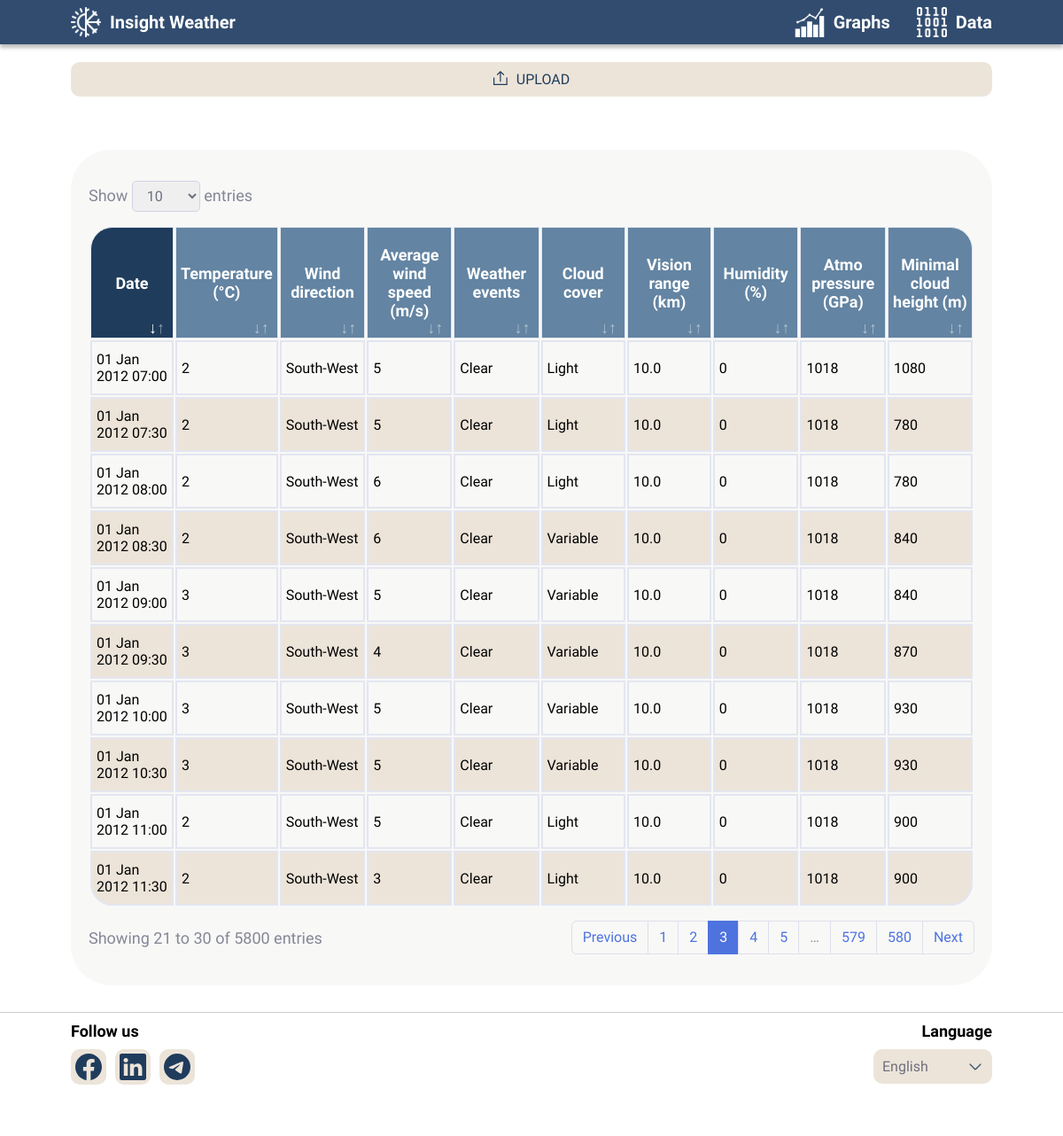
Page /data/raw/Lviv?page=3 on the committed database.
### main/models.py (models this page shows, shortened)
class Data(models.Model):
    date = models.DateTimeField('Дата і Час спостереження', unique=True)
    temperature = models.IntegerField('Температура повітря °C')
    direction = models.ForeignKey(Direction, on_delete=models.CASCADE)
    velocity = models.IntegerField('Середня швидкість вітру', validators=[MinValueValidator(0)])
    weather_code = models.CharField('Код погоди', max_length=20, default="CL")
    cloud_amount = models.IntegerField('Кількість хмар', null=True, validators=[
        MaxValueValidator(10),
        MinValueValidator(0)
    ])
    visibility_range = models.FloatField('Дальність видимості', validators=[MinValueValidator(0)])
    humidity = models.IntegerField('Відносна вологість повітря', validators=[
        MaxValueValidator(100),
        MinValueValidator(0)
    ])
    atmo_pressure = models.IntegerField('Атмосферний тиск', validators=[MinValueValidator(0)])
    lower_cloud_limit = models.IntegerField('Нижня межа хмарності', null=True)
    class Meta:
        verbose_name_plural = 'Data'

class Direction(models.Model):
    direction = models.CharField('Напрям вітру', max_length=10, unique=True)
    def __str__(self):
        return self.direction

### main/views.py (the view)
# urls.py: path('data/raw/<str:name>', views.table, name='data-table-raw'),
@never_cache
def table(request, name=None):
    params = {}
    if request.method == "POST":
        form = UploadFileForm(request.POST, request.FILES)
        if form.is_valid():
            file = request.FILES.getlist('file')  # ['upload']
            print(file)
            if len(file) == 0:
                file = [request.FILES['file']]
            print(file)
            region = Region.objects.get(name__exact=name).datas
            fs = FileSystemStorage()
            for i in file:
                fs.save(i.name, i)
                read_file = pd.read_excel("/main/media/" + i.name)
                filename = Path(i.name).stem
                print(i)
                read_file.apply(create_obj, axis=1, args=(filename, region))
            params["message"] = f"File{('s' if len(file) > 1 else '')} successfully uploaded"
    else:
        form = UploadFileForm()
    params["form"] = form
    params["name"] = name
    page_number = request.GET.get("page", 1)
    order = request.GET.get("order", "").replace("desc", "-").replace("asc", "")
    sort = order + request.GET.get("sort", "date")
    limit = request.GET.get("limit", 10)
    try:
        region_data = Region.objects.get(name__exact=name).datas.order_by(sort).all()
    except ObjectDoesNotExist:
        region_data = None
    try:
        paginator = Paginator(region_data, per_page=limit)
        params["page_obj"] = paginator.get_page(page_number)  # Data.objects.all()  # [0:70]
        params["page_range"] = list(str(i) for i in paginator.get_elided_page_range(page_number, on_each_side=2))
        params["page_number"] = str(params["page_obj"].number)
    except (TypeError, ValueError, PageNotAnInteger):
        params["page_obj"] = None
    params["dictionary"] = {
        0: "Clear",
        1: "Low",
        2: "Low",
        3: "Light",
        4: "Light",
        5: "Variable",
        6: "Variable",
        7: "Variable",
        8: "Clearing",
        9: "Clearing",
        10: "Full/Solid"
    }
    params["codes"] = {
        "CL": "Clear",
        "BL": "Haze",
        "BR": "Haze",
        "FG": "Fog",
        "SNRA": "Snow with rain",
        "SH": "Heavy ",
        "RA": "Rain",
        "SN": "Snow",
        "TS": "Thunderstorm",
        "DZ": "Drizzle",
        "FZ": "Ice",
        "HL": "Hail",
        "+": " and "
    }
    return render(request, "main/table.html", params)

### main/forms.py
class UploadFileForm(Form):
    file = FileField(allow_empty_file=False, widget=FileInput(attrs={
                'style': 'display: contents;',
                'accept': '.xlsx, .csv, .txt',
                'id': 'file'
            }))

### main/templatetags/poll_extras.py (called while the page is built)
@register.filter
def get_value(dictionary, key):
    return dictionary.get(key)

@register.filter
def modify(dictionary, string):
    newstr = string
    for key in dictionary:
        newstr = newstr.replace(key, dictionary[key])
    return newstr

### main/templates/main/table.html (shortened to what this page needs)
{% extends 'main/layout.html' %}
{% load static %}
{% load poll_extras %}
{% block head %}
    <link rel="stylesheet" href="{% static 'main/css/table.css' %}">
    <link rel="stylesheet" href="{% static 'main/css/upload.css' %}">
{% endblock %}
{% block body %}
<div class="button margin-center" id="upload" onclick="popUp(true);">
    <svg xmlns="http://www.w3.org/2000/svg" width="16" height="16" fill="none" viewBox="0 0 16 16">
        <path fill="#1F3C5C" fill-rule="evenodd" d="m7.866 0 4.37 4.033-.823.892-2.924-2.7v10.137H7.276V2.305L4.673
        4.908l-.857-.858L7.866 0ZM1.213 14.787V7.511H0V16h15.766V7.51h-1.213v7.277H1.213Z" clip-rule="evenodd"></path>
    </svg>
    <span>
        UPLOAD
    </span>
</div>
<div class="card margin-center">
    <div class="flex-row margin">
        <span class="label">
            Show
            <select id="entries">
                <option value="10">10</option>
            </select>
            entries
        </span>
    </div>
    <div class="table">
        <table id="dataTable">
            <thead>
                <tr>
                    <th data-sort="date"><div>Date</div></th>
                    <th data-sort="temperature"><div>Temperature (°C)</div></th>
                    <th data-sort="direction"><div>Wind direction</div></th>
                    <th data-sort="velocity"><div>Average wind speed (m/s)</div></th>
                    <th data-sort="weather_code"><div>Weather events</div></th>
                    <th data-sort="cloud_amount"><div>Cloud cover</div></th>
                    <th data-sort="visibility_range"><div>Vision range (km)</div></th>
                    <th data-sort="humidity"><div>Humidity (%)</div></th>
                    <th data-sort="atmo_pressure"><div>Atmo pressure (GPa)</div></th>
                    <th data-sort="lower_cloud_limit"><div>Minimal cloud height (m)</div></th>
                </tr>
            </thead>
            <tbody>
                {% for item in page_obj %}
                    <tr>
                    <td>{{ item.date|date:"d M Y H:i" }}</td>
                    <td>{{ item.temperature }}</td>
                    <td>{{ item.direction }}</td>
                    <td>{{ item.velocity }}</td>
                    <td>{{ codes|modify:item.weather_code }}</td>
                    <td>{{ dictionary|get_value:item.cloud_amount }}</td>
                    <td>{{ item.visibility_range }}</td>
                    <td>{{ item.humidity }}</td>
                    <td>{{ item.atmo_pressure }}</td>
                    <td>{{ item.lower_cloud_limit }}</td>
                </tr>
                {% endfor %}
            </tbody>
        </table>
    </div>
    <div class="margin flex-row">
        <span class="label" id="show">Showing {{ page_obj.start_index }} to {{ page_obj.end_index }} of {{ page_obj.paginator.count }} entries </span>
        <div class="pagination" id="paginator">
            {% if page_obj.has_previous %}
            <a id="prev" href="?page={{ page_obj.previous_page_number }}">Previous</a>
            {% else %}
            <a class="disabled" id="prev">Previous</a>
            {% endif %}
            {% for page in page_range %}
                {% if page != '…' %}
                    <a href="?page={{ page }}" {% if page == page_number %}class="active"{% endif %}>{{ page }}</a>
                {% else %}
                    <a class="disabled">{{ page }}</a>
                {% endif %}
            {% endfor %}
            {% if page_obj.has_next %}
            <a id="next" href="?page={{ page_obj.next_page_number }}">Next</a>
            {% else %}
            <a class="disabled" id="next">Next</a>
            {% endif %}
        </div>
    </div>
</div>
{% endblock %}

### main/static/main/css/main.css (style rules this page uses)
*, *::after, *::before { margin: 0; padding: 0; box-sizing: border-box; font-family: 'Chakra Petch', sans-serif; font-style: normal; }
html { max-width: 100vw; max-height: 100vh; height: 100%; }
body { position: absolute; top: 0; left: 0; right: 0; --Blue-Navbar: #314C6F; --DarkBlue: #1F3C5C; --White: #FFFFFF; --Black: #000000; --Background: #F8F8F7; --Icon-Background: #ECE4D9; --GreyBlue: #6384A2; background: var(--White); height: 100%; width: 100%; }
a { text-decoration: none; }
html body nav + * { margin-top: 70px; }

### main/static/main/css/table.css (style rules this page uses)
html, body { --Table-Border: #E3E6F0; --Table-Header: #6384A2; }
.card { padding: 20px; background: var(--Background); border-radius: 45px; width: calc(100% - 160px); }
.table { overflow-y: hidden; overflow-x: auto; width: 100%; height: fit-content; }
table { width: 100%; }
thead { display: table-header-group; vertical-align: middle; border: 1px solid var(--Table-Border); border-collapse: separate !important; }
tr { min-width: fit-content; vertical-align: inherit; border: inherit; width: 100%; }
thead tr:first-child { border-radius: 25px 25px 0 0; }
thead tr th { position: relative; padding: 20px 5px; display: table-cell; cursor: pointer; border: inherit; font-weight: bold; font-size: 18px; color: var(--White); background-color: var(--Table-Header); min-width: fit-content; width: 10%; user-select: none; }
thead tr th:before { position: absolute; right: 1em; content: "↓"; bottom: 0; opacity: .5; }
thead tr th.sorting-asc:before { opacity: 1; }
thead tr th.sorting-asc, thead tr th.sorting-desc { transition: 0.3s linear; background-color: var(--DarkBlue); }
thead tr th:after { position: absolute; right: 0.5em; content: "↑"; bottom: 0; opacity: .5; }
thead tr th div { font-weight: inherit; font-size: inherit; color: inherit; }
thead tr:first-child a:first-child * { border-top-left-radius: inherit; }
thead tr:first-child a:last-child * { border-top-right-radius: inherit; }
tbody { display: table-row-group; vertical-align: middle; border: 2px solid var(--Table-Border); border-collapse: separate !important; }
tbody tr:nth-child(even) { background: var(--Icon-Background); }
tbody tr td { border: inherit; display: table-cell; padding: 10px 5px; width: fit-content; }
tbody tr:last-child { border-radius: 0 0 25px 25px; }
tbody tr:last-child > td:first-child { border-bottom-left-radius: inherit; }
tbody tr:last-child > td:last-child { border-bottom-right-radius: inherit; }
.margin { margin: 15px 0; }
.label { color: #858796; font-size: 18px; height: fit-content; }
select { width: fit-content; height: fit-content; padding: 0.375rem 1rem 0.375rem 0.75rem; color: #6e707e; border-radius: 5px; font-size: 16px; border: 1px solid #d1d3e2; }
.flex-row { display:flex; flex-direction: row; justify-content: space-between; gap: 5px; align-items: center; }
.pagination { display: flex; list-style: none; justify-content: flex-end; border-radius: 0.35rem; }
.pagination a { font-size: 1rem; font-weight: 400; display: list-item; text-align: -webkit-match-parent; position: relative; padding: 0.5rem 0.75rem; margin-left: -1px; line-height: 1.25; color: #4e73df; border: 1px solid #dddfeb; cursor: pointer; }
.pagination a.active { color: #fff; background-color: #4e73df; border-color: #4e73df; pointer-events: none; cursor: pointer; }
.pagination a.disabled { color: #858796; pointer-events: none; cursor: auto; }
.pagination a:first-child { margin-left: 0; border-radius: 0.35rem 0 0 0.35rem; }
.pagination a:last-child { border-radius: 0 0.35rem 0.35rem 0; }

### main/static/main/css/upload.css (style rules this page uses)
.margin-center { margin-left: 80px; margin-right: 80px; width: calc(100% - 160px); }
.button { margin-bottom: 60px; cursor: pointer; width: available; display: flex; flex-direction: row; gap: 10px; border-radius: 10px; padding: 10px; background: var(--Icon-Background); justify-content: center; min-width: fit-content; }
.button span { color: var(--DarkBlue); text-align: center; font-style: normal; font-weight: 400; font-size: 16px; }

### rows in the picture
Data: date "01 Jan 2012 07:00", temperature "2", direction "South-West", velocity "5", weather_code "Clear", cloud_amount "Light", visibility_range "10.0", humidity "0", atmo_pressure "1018", lower_cloud_limit "1080"
Data: date "01 Jan 2012 07:30", temperature "2", direction "South-West", velocity "5", weather_code "Clear", cloud_amount "Light", visibility_range "10.0", humidity "0", atmo_pressure "1018", lower_cloud_limit "780"
Data: date "01 Jan 2012 08:00", temperature "2", direction "South-West", velocity "6", weather_code "Clear", cloud_amount "Light", visibility_range "10.0", humidity "0", atmo_pressure "1018", lower_cloud_limit "780"
Data: date "01 Jan 2012 08:30", temperature "2", direction "South-West", velocity "6", weather_code "Clear", cloud_amount "Variable", visibility_range "10.0", humidity "0", atmo_pressure "1018", lower_cloud_limit "840"
Data: date "01 Jan 2012 09:00", temperature "3", direction "South-West", velocity "5", weather_code "Clear", cloud_amount "Variable", visibility_range "10.0", humidity "0", atmo_pressure "1018", lower_cloud_limit "840"
Data: date "01 Jan 2012 09:30", temperature "3", direction "South-West", velocity "4", weather_code "Clear", cloud_amount "Variable", visibility_range "10.0", humidity "0", atmo_pressure "1018", lower_cloud_limit "870"
Data: date "01 Jan 2012 10:00", temperature "3", direction "South-West", velocity "5", weather_code "Clear", cloud_amount "Variable", visibility_range "10.0", humidity "0", atmo_pressure "1018", lower_cloud_limit "930"
Data: date "01 Jan 2012 10:30", temperature "3", direction "South-West", velocity "5", weather_code "Clear", cloud_amount "Variable", visibility_range "10.0", humidity "0", atmo_pressure "1018", lower_cloud_limit "930"
Data: date "01 Jan 2012 11:00", temperature "2", direction "South-West", velocity "5", weather_code "Clear", cloud_amount "Light", visibility_range "10.0", humidity "0", atmo_pressure "1018", lower_cloud_limit "900"
Data: date "01 Jan 2012 11:30", temperature "2", direction "South-West", velocity "3", weather_code "Clear", cloud_amount "Light", visibility_range "10.0", humidity "0", atmo_pressure "1018", lower_cloud_limit "900"

### other values in the picture
{{ page_obj.start_index }} "21"
{{ page_obj.end_index }} "30"
{{ page_obj.paginator.count }} "5800"
{{ page }} "1" "2" "3" "4" "5" "579" "580"
{{ page }} "…"
